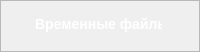
        <widget class="QFrame" name="frame_ClearTemporaryFiles">
         <property name="maximumSize">
          <size>
           <width>16777215</width>
           <height>45</height>
          </size>
         </property>
         <property name="styleSheet">
          <string notr="true">/* styles.qss */

#frame_ClearTemporaryFiles {
    background-color: #161A1E;
    border-radius: 15px; /* Установите значение по вашему усмотрению для достижения овальной формы */
}
</string>
         </property>
         <property name="frameShape">
          <enum>QFrame::StyledPanel</enum>
         </property>
         <property name="frameShadow">
          <enum>QFrame::Raised</enum>
         </property>
         <layout class="QHBoxLayout" name="horizontalLayout">
          <property name="spacing">
           <number>0</number>
          </property>
          <property name="leftMargin">
           <number>0</number>
          </property>
          <property name="topMargin">
           <number>0</number>
          </property>
          <property name="rightMargin">
           <number>0</number>
          </property>
          <property name="bottomMargin">
           <number>0</number>
          </property>
          <item>
           <widget class="QFrame" name="frame_1">
            <property name="minimumSize">
             <size>
              <width>0</width>
              <height>50</height>
             </size>
            </property>
            <property name="styleSheet">
             <string notr="true">background-color: transparent;</string>
            </property>
            <property name="frameShape">
             <enum>QFrame::StyledPanel</enum>
            </property>
            <property name="frameShadow">
             <enum>QFrame::Raised</enum>
            </property>
            <widget class="QLabel" name="labelClearTemporaryFiles">
             <property name="geometry">
              <rect>
               <x>760</x>
               <y>10</y>
               <width>70</width>
               <height>31</height>
              </rect>
             </property>
             <property name="sizePolicy">
              <sizepolicy hsizetype="Preferred" vsizetype="Preferred">
               <horstretch>70</horstretch>
               <verstretch>30</verstretch>
              </sizepolicy>
             </property>
             <property name="minimumSize">
              <size>
               <width>70</width>
               <height>30</height>
              </size>
             </property>
             <property name="styleSheet">
              <string notr="true">color: white; /* Установите цвет текста в белый */
font-size: 14px; /* Установите размер шрифта в 14 пикселей */
font-family: &quot;Times New Roman&quot;; /* Установите тип шрифта по вашему выбору */
font-weight: bold; /* Установите жирность шрифта (если нужно) */
margin-top: 5px; /* Опустить текст на 10 пикселей вниз */</string>
             </property>
             <property name="text">
              <string/>
             </property>
            </widget>
            <widget class="QPushButton" name="pushClearTemporaryFiles">
             <property name="geometry">
              <rect>
               <x>850</x>
               <y>10</y>
               <width>91</width>
               <height>31</height>
              </rect>
             </property>
             <property name="minimumSize">
              <size>
               <width>91</width>
               <height>31</height>
              </size>
             </property>
             <property name="maximumSize">
              <size>
               <width>91</width>
               <height>31</height>
              </size>
             </property>
             <property name="baseSize">
              <size>
               <width>0</width>
               <height>0</height>
              </size>
             </property>
             <property name="styleSheet">
              <string notr="true">/* styles.qss */

QPushButton {
    background-color: #161A1E;
    border-radius: 15px;
    color: white; /* Установите цвет текста */
    font-size: 11px; /* Установите размер шрифта */
    padding: 10px 20px; /* Установите отступы */
    border: 1px solid white; /* Уменьшаем толщину обводки до 1 пикселя */
}

QPushButton:hover {
    background-color: #2C3236;
    transition: background-color 0.3s ease;
}
</string>
             </property>
             <property name="text">
              <string>Очистка</string>
             </property>
            </widget>
            <widget class="QLabel" name="labelTextClearTemporaryFiles">
             <property name="geometry">
              <rect>
               <x>30</x>
               <y>10</y>
               <width>131</width>
               <height>21</height>
              </rect>
             </property>
             <property name="styleSheet">
              <string notr="true">/* styles.qss */

QLabel {
    color: white; /* Установите цвет текста в белый */
    font-size: 14px; /* Установите размер шрифта в 14 пикселей */
    font-family: &quot;Times New Roman&quot;; /* Установите тип шрифта по вашему выбору */
    font-weight: bold; /* Установите жирность шрифта (если нужно) */
    margin-top: 5px; /* Опустить текст на 10 пикселей вниз */
}
</string>
             </property>
             <property name="text">
              <string>Временные файлы</string>
             </property>
            </widget>
           </widget>
          </item>
         </layout>
        </widget>
